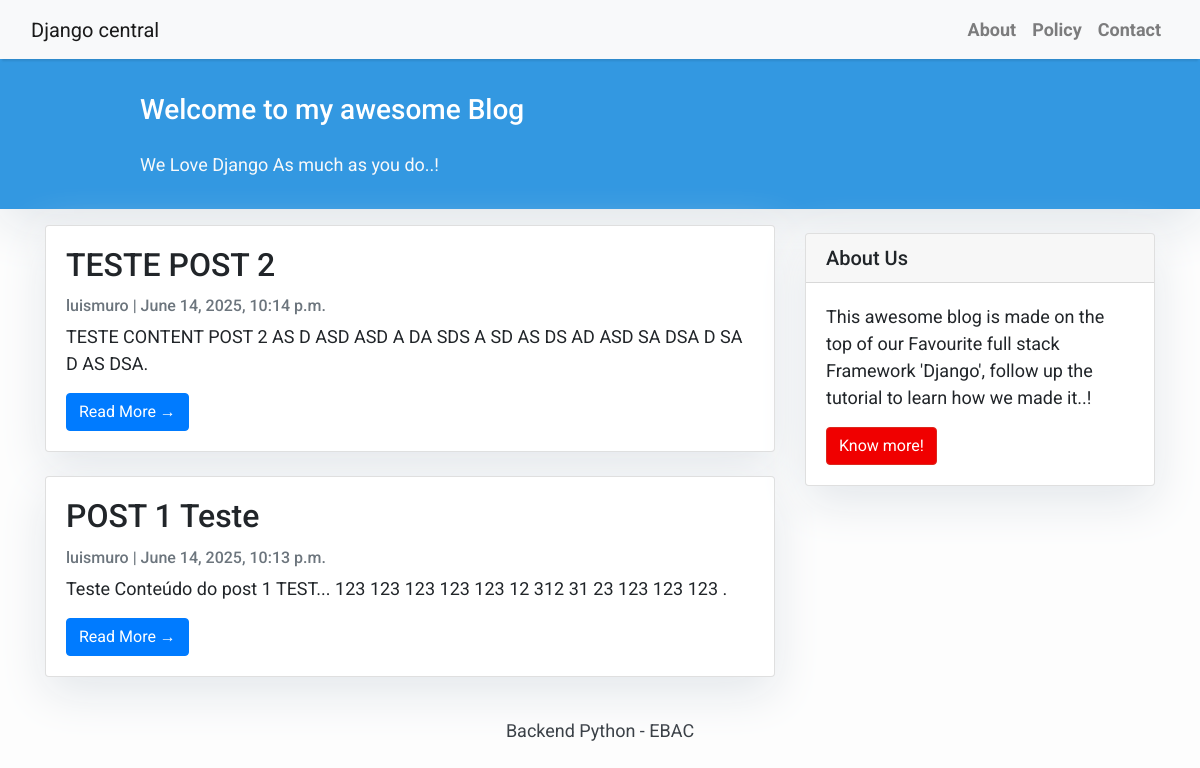
/home/, run on the app's committed database.
### blog/models.py (models this page shows, shortened)
class Post(models.Model):
    title = models.CharField(max_length=200, unique=True)
    slug = models.SlugField(max_length=200, unique=True)
    author = models.ForeignKey(User, on_delete=models.CASCADE, related_name='blog_posts')
    updated_on = models.DateTimeField(auto_now=True)
    content = models.TextField()
    created_on = models.DateTimeField(auto_now_add=True)
    status = models.IntegerField(choices=STATUS, default=0)
    class Meta:
        ordering = ['-created_on']

### blog/views.py (the view)
# urls.py: path('home/', views.PostView.as_view(), name='home'),
class PostView(generic.ListView):
    queryset = Post.objects.filter(status=1).order_by('-created_on')
    template_name = 'index.html'
    context_object_name = 'post_list'

### templates/index.html (shortened to what this page needs)
{% extends "base.html" %}
{% block content %}
<header class="masthead">
    <div class="container">
        <div class="row">
            <div class=" col-md-8 col-md-10 mx-auto">
                <div class="site-heading">
                    <h3 class=" site-heading my-4 mt-3 text-white"> Welcome to my awesome Blog </h3>
                    <p class="text-light">We Love Django As much as you do..! &nbsp
                    </p>
                </div>
            </div>
        </div>
    </div>
</header>
<div class="container">
    <div class="row">
        <div class="col-md-8 mt-3 left">
            {% for post in post_list %}
            <div class="card mb-4">
                <div class="card-body">
                    <h2 class="card-title">{{ post.title }}</h2>
                    <p class="card-text text-muted h6">{{ post.author }} | {{ post.created_on}} </p>
                    <p class="card-text">{{post.content|slice:":200" }}</p>
                    <a href="{% url 'post-detail' post.slug  %}" class="btn btn-primary">Read More &rarr;</a>
                </div>
            </div>
            {% endfor %}
        </div>
        {% block sidebar %} {% include 'sidebar.html' %} {% endblock sidebar %}
    </div>
</div>
{%endblock%}

### templates/base.html (shortened to what this page needs)
<!DOCTYPE html>
<html>
    <head>
        <link rel="stylesheet" href="https://maxcdn.bootstrapcdn.com/bootstrap/4.0.0/css/bootstrap.min.css"
 />
    </head>
    <body>
        <nav class="navbar navbar-expand-lg navbar-light bg-light shadow" id="mainNav">
            <div class="container-fluid">
                <a class="navbar-brand" href="{% url 'home' %}">Django central</a>
                <div class="collapse navbar-collapse" id="navbarResponsive">
                    <ul class="navbar-nav ml-auto">
                        <li class="nav-item text-black">
                            <a class="nav-link text-black font-weight-bold" href="#">About</a>
                        </li>
                        <li class="nav-item text-black">
                            <a class="nav-link text-black font-weight-bold" href="#">Policy</a>
                        </li>
                        <li class="nav-item text-black">
                            <a class="nav-link text-black font-weight-bold" href="#">Contact</a>
                        </li>
                    </ul>
                </div>
            </div>
        </nav>
        {% block content %}{% endblock content %}
        <footer class="py-3 bg-grey">
            <p class="m-0 text-dark text-center ">Backend Python - EBAC</p>
        </footer>
    </body>
</html>

### templates/sidebar.html
{% block sidebar %}
<div class="col-md-4 float-right ">
    <div class="card my-4">
        <h5 class="card-header">About Us</h5>
        <div class="card-body">
            <p class="card-text"> This awesome blog is made on the top of our Favourite full stack Framework 'Django',
                follow up the tutorial to learn how we made it..!</p>
            <a href="#" class="btn btn-danger">Know more!</a>
        </div>
    </div>
</div>
{% endblock sidebar %}

### templates/base.html (style rules this page uses)
body { font-family: "Roboto", sans-serif; font-size: 17px; background-color: #fdfdfd; }
.shadow { box-shadow: 0 4px 2px -2px rgba(0, 0, 0, 0.1); }
.btn-danger { color: #fff; background-color: #f00000; border-color: #dc281e; }
.masthead { background: #3398E1; height: auto; padding-bottom: 15px; box-shadow: 0 16px 48px #E3E7EB; padding-top: 10px; }

### templates/index.html (style rules this page uses)
body { font-family: "Roboto", sans-serif; font-size: 18px; background-color: #fdfdfd; }
.card { box-shadow: 0 16px 48px #E3E7EB; }

### data on the page
Post: title "TESTE POST 2", author "luismuro", created_on "June 14, 2025, 10:14 p.m.", content "TESTE CONTENT POST 2 AS D ASD ASD A DA SDS A SD AS DS AD ASD SA DSA D SA D AS DSA."
Post: title "POST 1 Teste", author "luismuro", created_on "June 14, 2025, 10:13 p.m.", content "Teste Conteúdo do post 1 TEST... 123 123 123 123 123 12 312 31 23 123 123 123 ."
